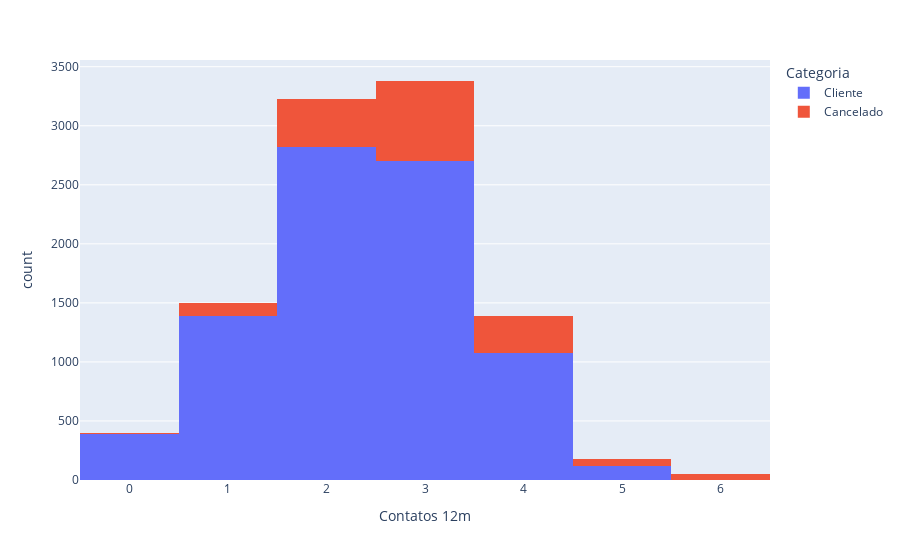

The code cell stored with this chart in its notebook:
### Markdown cell above
- Na coluna contato percebemos que quanto mais contato o cliente fez mais as chances de cancelar, inclusive todos os clientes com 6 contatos cancelaram o cartão

### Code cell
new_graph(df_graph['Contatos 12m'], df_graph)

### Figure 1 — Plotly figure (JSON) as saved in the notebook; plotly's stock layout.template omitted (floating-point values rounded to 4 significant figures; data arrays with more than 128 entries replaced by an {"elided": "..."} marker saying what was removed)
{"data": [{"alignmentgroup": "True", "bingroup": "x", "hovertemplate": "Categoria=Cliente<br>Contatos 12m=%{x}<br>count=%{y}<extra></extra>", "legendgroup": "Cliente", "marker": {"color": "#636efa", "pattern": {"shape": ""}}, "name": "Cliente", "offsetgroup": "Cliente", "orientation": "v", "showlegend": true, "type": "histogram", "x": {"elided": "8499 int values"}, "xaxis": "x", "yaxis": "y"}, {"alignmentgroup": "True", "bingroup": "x", "hovertemplate": "Categoria=Cancelado<br>Contatos 12m=%{x}<br>count=%{y}<extra></extra>", "legendgroup": "Cancelado", "marker": {"color": "#EF553B", "pattern": {"shape": ""}}, "name": "Cancelado", "offsetgroup": "Cancelado", "orientation": "v", "showlegend": true, "type": "histogram", "x": {"elided": "1627 int values"}, "xaxis": "x", "yaxis": "y"}], "layout": {"barmode": "relative", "legend": {"title": {"text": "Categoria"}, "tracegroupgap": 0}, "margin": {"t": 60}, "xaxis": {"anchor": "y", "domain": [0, 1], "title": {"text": "Contatos 12m"}}, "yaxis": {"anchor": "x", "domain": [0, 1], "title": {"text": "count"}}}}
